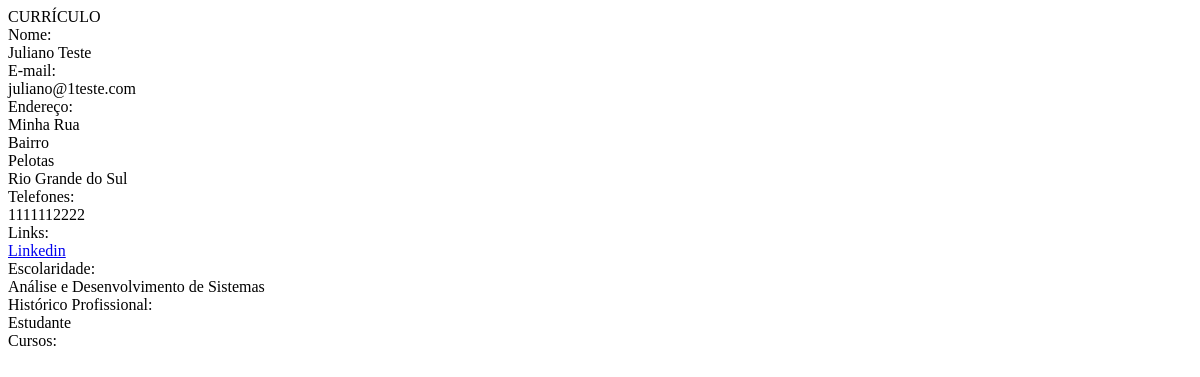
The app's page /ajax/curriculo/2, older data.
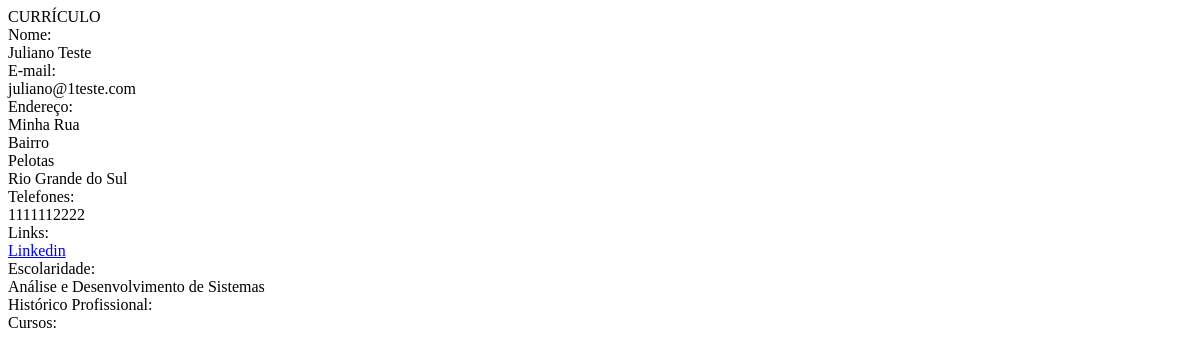
The same page, newer data.
### projetointegrador/models.py (models this page shows, shortened)
class Usuario(AbstractBaseUser):
    nome = models.CharField(max_length=255)
    sobrenome = models.CharField(max_length=255)
    email = models.CharField(max_length=255, unique=True)
    data_criacao = models.DateTimeField(default=timezone.now)
    curriculo = models.ForeignKey(Curriculo, on_delete=models.CASCADE, blank=True, null=True)
    USERNAME_FIELD = 'email'

class Curriculo(models.Model):
    endereco = models.ForeignKey(Endereco, on_delete=models.CASCADE, blank=True, null=True)
    telefones = models.ManyToManyField(Telefone, blank=True)
    links = models.ManyToManyField(Link, blank=True)
    escolaridades = models.ManyToManyField(Escolaridade, blank=True)
    empresas = models.ManyToManyField(Historico, blank=True)
    cursos = models.ManyToManyField(Curso, blank=True)

class Endereco(models.Model):
    rua = models.CharField(max_length=255, blank=True)
    bairro = models.CharField(max_length=255, blank=True)
    cidade = models.CharField(max_length=255, blank=True)
    estado = models.CharField(max_length=255, blank=True)

class Telefone(models.Model):
    telefone = models.CharField(max_length=255, blank=True)

class Link(models.Model):
    titulo = models.CharField(max_length=255)
    link = models.CharField(max_length=255)

class Escolaridade(models.Model):
    instituicao = models.CharField(max_length=255)
    curso = models.CharField(max_length=255)
    observacao = models.CharField(max_length=1023)
    inicio = models.DateTimeField()
    fim = models.DateTimeField()

class Historico(models.Model):
    empresa = models.CharField(max_length=255)
    cargo = models.CharField(max_length=255)
    descricao = models.CharField(max_length=1023)
    inicio = models.DateTimeField()
    fim = models.DateTimeField()

### projetointegrador/views.py (the view)
# urls.py: path('ajax/curriculo/<int:curriculo_id>', views.ajax_ver_curriculo, name='ajax-ver-curriculo'),
def ajax_ver_curriculo(request, curriculo_id):
    return CurriculoController.ajax_ver_curriculo(request, curriculo_id)

### projetointegrador/controllers/CurriculoController.py (called while the page is built)
    def ajax_ver_curriculo(request, curriculo_id):
        curriculo = get_object_or_404(Curriculo, id=curriculo_id)
        usuario = get_object_or_404(Usuario, curriculo_id=curriculo.id)
        return render(request, 'curriculo/simple-curriculo.html', {'usuario': usuario})

### projetointegrador/templates/curriculo/simple-curriculo.html (shortened to what this page needs)
<div class="block p-[16px] bg-slate-300  m-auto">
    <div class="font-bold mb-[20px] text-center">
        CURRÍCULO
    </div>
    <div class="mb-[10px]">
        <div class="font-bold">
            Nome:
        </div>
        <div class="mb-[10px]">
            {{ usuario.nome }} {{ usuario.sobrenome }}
        </div>
    </div>
    <div class="mb-[10px]">
        <div class="font-bold">
            E-mail:
        </div>
        <div class="mb-[10px]">
            {{ usuario.email }}
        </div>
    </div>
    <div class="mb-[10px]">
        <div class="font-bold">
            Endereço:
        </div>
        <div class="flex justify-center mb-[5px]">
            <div>
                {{ usuario.curriculo.endereco.rua }}
            </div>
            <div class="ml-[5px]">
                {{ usuario.curriculo.endereco.bairro }}
            </div>
            <div class="ml-[5px]">
                {{ usuario.curriculo.endereco.cidade }}
            </div>
            <div class="ml-[5px]">
                {{ usuario.curriculo.endereco.estado }}
            </div>
        </div>
    </div>
    <div>
        <div class="font-bold">
            Telefones:
        </div>
    </div>
    {% if usuario.curriculo.telefones.all.count > 0 %}
    <div class="mb-[10px]">
        {% for telefone in usuario.curriculo.telefones.all %}
            <div class="flex justify-between mb-[5px]">
                <div>
                    {{ telefone.telefone }}
                </div>
            </div>
        {% endfor %}
    </div>
    {% endif %}
    <div>
        <div class="font-bold">
            Links:
        </div>
    </div>
    {% if usuario.curriculo.links.all.count > 0 %}
    <div class="mb-[10px]">
        {% for link in usuario.curriculo.links.all %}
            <div class="flex justify-between mb-[5px]">
                <div>
                    <a class="text-blue-500" href="{{ link.link }}" target="_blank">{{ link.titulo }}</a>
                </div>
            </div>
        {% endfor %}
    </div>
    {% endif %}
    <div>
        <div class="font-bold">
            Escolaridade:
        </div>
    </div>
    {% if usuario.curriculo.escolaridades.all.count > 0 %}
    <div class="mb-[10px]">
        {% for escolaridade in usuario.curriculo.escolaridades.all %}
            <div class="flex justify-between mb-[5px]">
                <div>
                    {{ escolaridade.curso }}
                </div>
            </div>
        {% endfor %}
    </div>
    {% endif %}
    <div>
        <div class="font-bold">
            Histórico Profissional:
        </div>
    </div>
    {% if usuario.curriculo.empresas.all.count > 0 %}
    <div class="mb-[10px]">
        {% for historico in usuario.curriculo.empresas.all %}
            <div class="flex justify-between mb-[5px]">
                <div>
                    {{ historico.cargo }}
                </div>
            </div>
        {% endfor %}
    </div>
    {% endif %}
    <div>
        <div class="font-bold">
            Cursos:
        </div>
    </div>
</div>

Row changes from the older to the newer data that the page shows:
removed Historico: cargo "Estudante"
